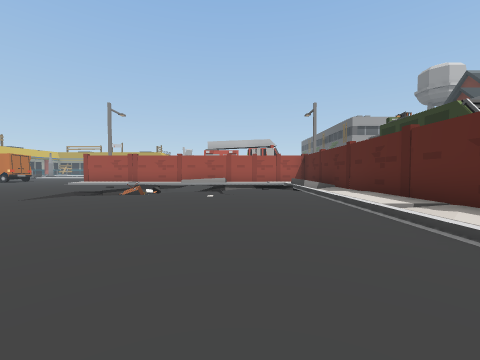
[1] (above)

19 first-person views from a walk through a 3-D level made in the Unity game engine. The camera is 1.2 m above the floor, tilts 2° down and sees 90° across. The floor is counted in squares, 2 m on a side. Each view is taken from the middle of a square. On the plan, view 1 faces up. The plan holds only what a view shows up to about 9 squares ahead; the rest is blank. The place goes on beyond the plan. The player character is not drawn.

[2]
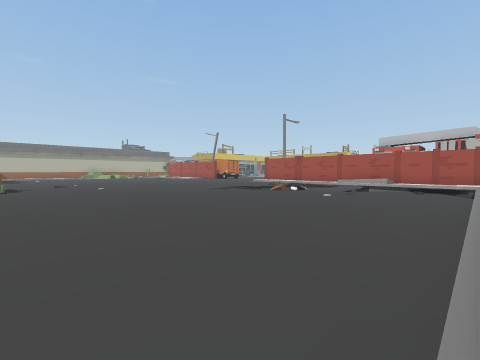

[3]
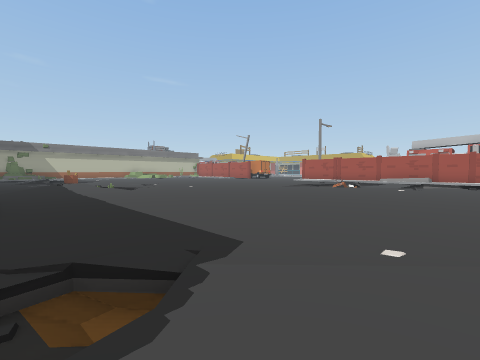

[4]
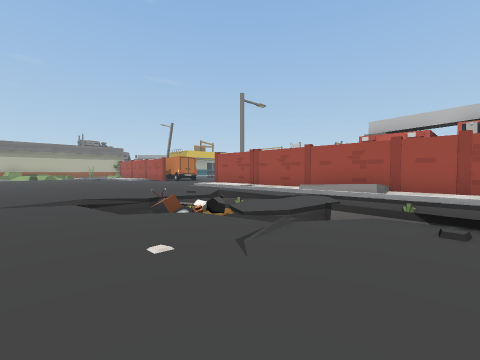

[5]
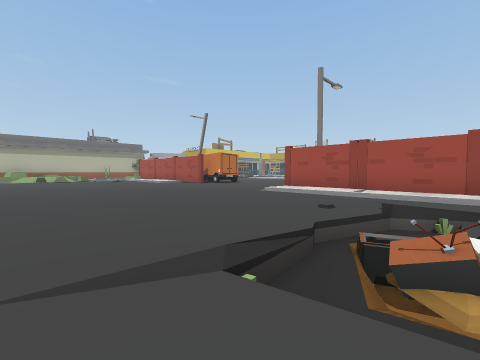

[6]
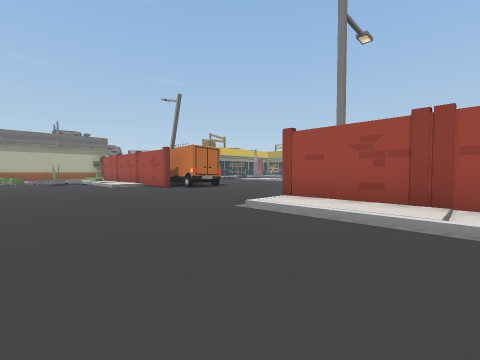

[7]
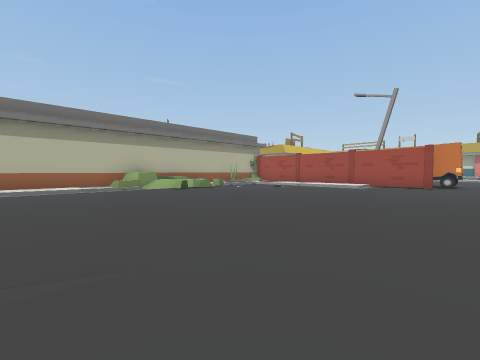

[8]
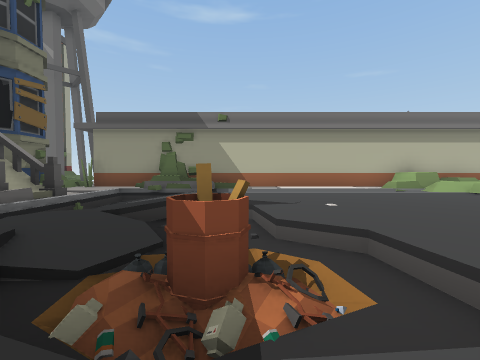

[9]
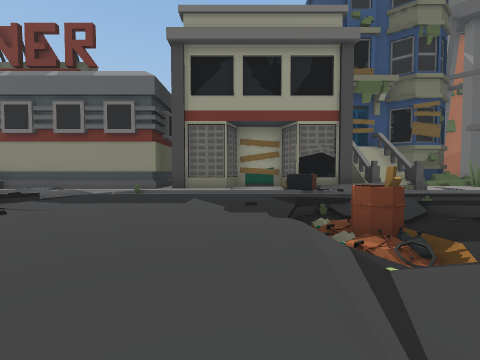

[10]
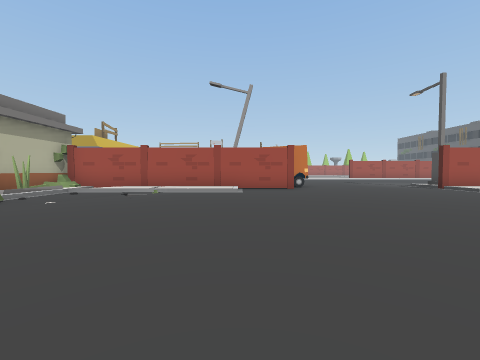

[11]
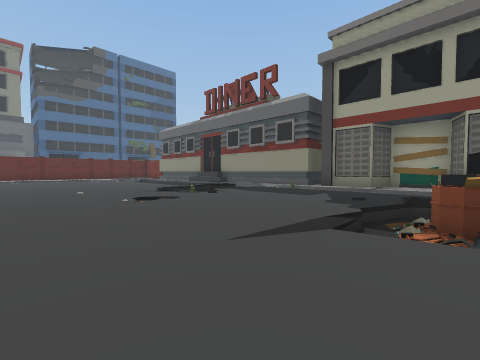

[12]
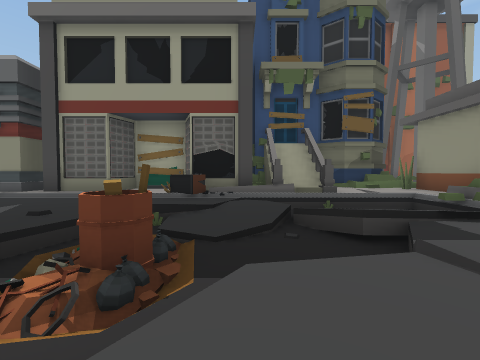

[13]
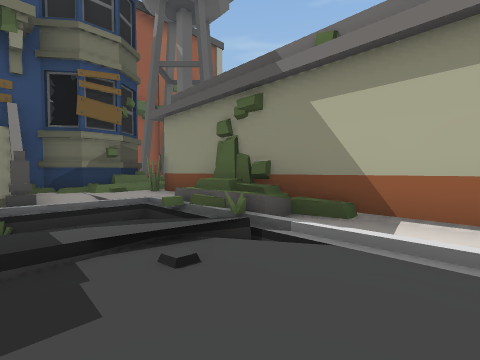

[14]
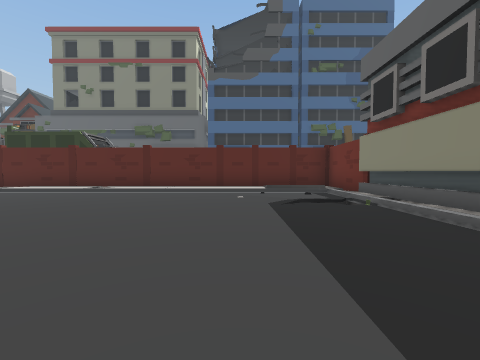

[15]
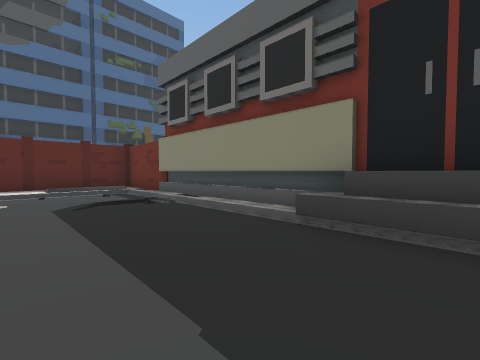

[16]
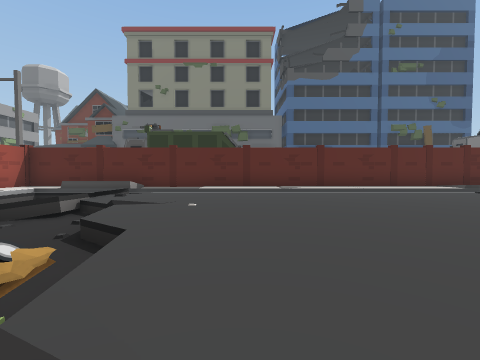

[17]
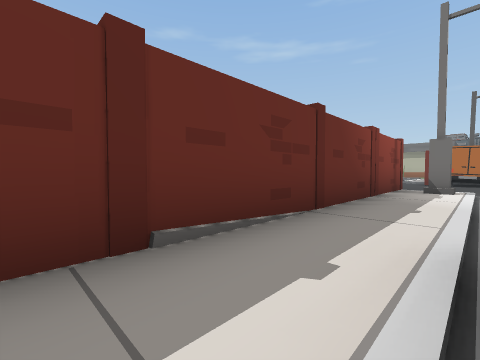

[18]
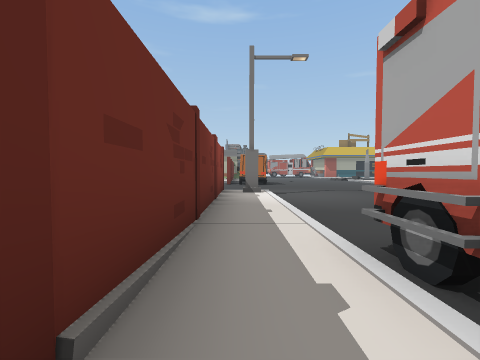

[19]
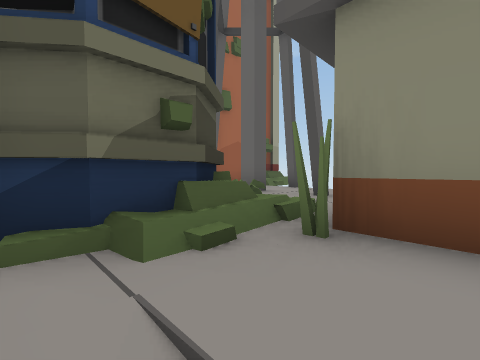

### Floor plan
Key: @ floor where view 1 was taken; # wall or solid block; . main floor; : floor 0.25 m higher than the main floor; - floor 0.5 m lower than the main floor; / step, stairs or slope; = window, fence, low wall or low ledge; A van; B barrel; H house; O other object.
Columns run from 23 left of view 1 to 3 right of it. Each row starts with its distance up from view 1.
 14         A A....//////##/
 13   #     ##A....//:::::::
 12   #######......############
 11   #//////......///////////#
 10   ##.//............././  /#
  9   #=...............=//= //#
  8   # .............../O--==/#
  7   #//............../O/=../#
  6   #/...............//..../#
  5   #=...................../#
  4   #/...................../#
  3   #/...................../#
  2   #/...................../#
  1   #/...///.............../#
  0   #/..=-B/....=//......@./#
 -1   ##/=-/B/....//........./#
 -2   #=//////....//......././#
 -3   #/////......./......////#
 -4   #:/#=##=.:###############
 -5   #::#########
 -6 # HH###
 -7 =HH ##
 -8 #

Where each view was taken, in squares from view 1:
view 1: 0 up, 0 right, facing up
view 2: 0 up, 2 right, facing up-left
view 3: 3 down, 1 right, facing up-left
view 4: 5 up, 1 right, facing up-left
view 5: 5 up, 3 left, facing up-left
view 6: 8 up, 5 left, facing up-left
view 7: 2 up, 12 left, facing up-left
view 8: 0 up, 13 left, facing left
view 9: 3 up, 13 left, facing down
view 10: 4 up, 15 left, facing up
view 11: 4 up, 15 left, facing down-right
view 12: 2 up, 16 left, facing down
view 13: 1 up, 18 left, facing down-left
view 14: 1 down, 5 left, facing right
view 15: 1 down, 5 left, facing down-right
view 16: 5 up, 5 left, facing right
view 17: 14 up, 0 right, facing down-left
view 18: 13 up, 0 right, facing left
view 19: 4 down, 19 left, facing down-left
